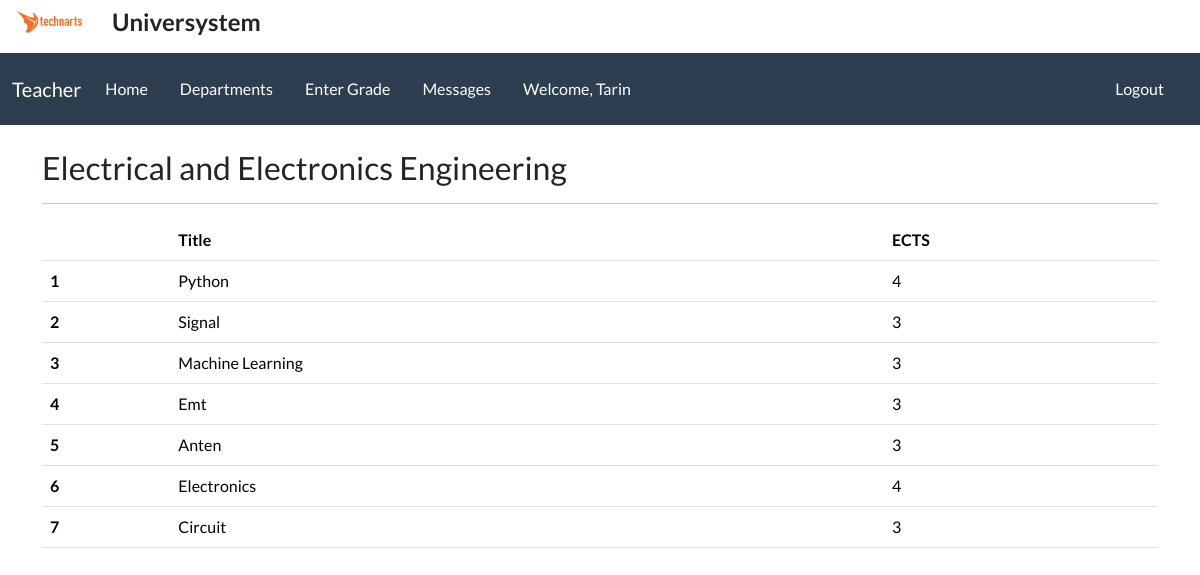
The page /department/electrical-and-electronics-engineering/ (signed in) on the database its author committed.
### accountapp/models.py (models this page shows, shortened)
class CustomUser(AbstractUser):
    STATUS = (
        ('Teacher', 'Teacher'),
        ('Student', 'Student'),
        ('Admin', 'Admin'),
    )
    status = models.CharField(
        max_length=100, choices=STATUS, default='Student',)

### baseapp/models.py (models this page shows, shortened)
class Department(models.Model):
    title = models.CharField(max_length=150)
    capacity = models.IntegerField(default=10)
    slug = models.SlugField(db_index=True, unique=True,
                            blank=True, null=False, editable=False)

class Lesson(models.Model):
    title = models.CharField(max_length=100)
    ects = models.IntegerField()
    category = models.ManyToManyField(Department)
    capacity = models.IntegerField(default=3)  # Course capacity
    course_hour = models.ForeignKey(
        CourseHour, on_delete=models.CASCADE, blank=True, null=True)

### baseapp/views.py (the view)
# urls.py: path('department/<slug:slug>/', LessonView.as_view(), name='lesson'),
class LessonView(LoginRequiredMixin, View):
    def get(self, request, slug):
        context = {
            'lessons': Lesson.objects.filter(category__slug=slug),
            'all_lessons': Lesson.objects.all(),
            'departments': Department.objects.get(slug=slug),
        }
        return render(request, 'baseapp/lesson.html', context)

### baseapp/templates/baseapp/lesson.html
{% extends 'base.html' %} {% block title %}Lessons{% endblock title %} {% block content %}
<div class="container mt-4">
  <h3>{{ departments.title }}</h3>
  <hr />
  <table class="table">
    <thead>
      <tr>
        <th scope="col"></th>
        <th scope="col">Title</th>
        <th scope="col">ECTS</th>
      </tr>
    </thead>
    {% for lesson in lessons %}
    <tbody>
      <tr>
        <th scope="row">{{ forloop.counter }}</th>
        <td>{{ lesson.title }}</td>
        <td>{{ lesson.ects }}</td>
      </tr>
    </tbody>
    {% endfor %}
  </table>
</div>
{% endblock content %}

### templates/partials/_navbar.html (shortened to what this page needs)
<nav class="navbar navbar-expand-lg bg-primary" data-bs-theme="dark">
  <div class="container-fluid">
    {% if user.status == "Teacher" %}
    <a class="navbar-brand">Teacher</a>
    {% elif user.status == "Student" %}
    <a class="navbar-brand">Student</a>
    {% elif user.status == 'Admin' %}
    <a class="navbar-brand">Admin</a>
    {% endif %}
    <div class="collapse navbar-collapse" id="navbarColor01">
      <ul class="navbar-nav me-3">
        <li class="nav-item">
          <a class="nav-link me-3" href="{% url 'index' %}">Home</a>
        </li>
        <li class="nav-item me-3">
          <a class="nav-link" href="{% url 'department' %}">Departments</a>
        </li>
        {% if user.status == "Teacher" %}
        <li class="nav-item me-3">
          <a class="nav-link" href="{% url 'grade' %}">Enter Grade</a>
        </li>
        <li class="nav-item me-3">
          <a class="nav-link" href="{% url 'message' %}">Messages</a>
        </li>
        {% elif user.status == "Student" %}
        <li class="nav-item me-3">
          <a class="nav-link" href="{% url 'syllabus' %}">Course</a>
        </li>
        {% endif %} {% if not user.status == 'Admin' %}
        <li class="nav-item">
          <a class="nav-link">Welcome, {{ user.first_name|title }}</a>
        </li>
        {% endif %}
      </ul>
      <ul class="navbar-nav ms-auto">
        <li class="nav-item me-3">
          <a class="nav-link" href="{% url 'logout' %}">Logout</a>
        </li>
      </ul>
    </div>
  </div>
</nav>

### rows shown on the page
CustomUser: first_name "Tarin"
Department: title "Electrical and Electronics Engineering"
Lesson: title "Python", ects "4"
Lesson: title "Signal", ects "3"
Lesson: title "Machine Learning", ects "3"
Lesson: title "Emt", ects "3"
Lesson: title "Anten", ects "3"
Lesson: title "Electronics", ects "4"
Lesson: title "Circuit", ects "3"
